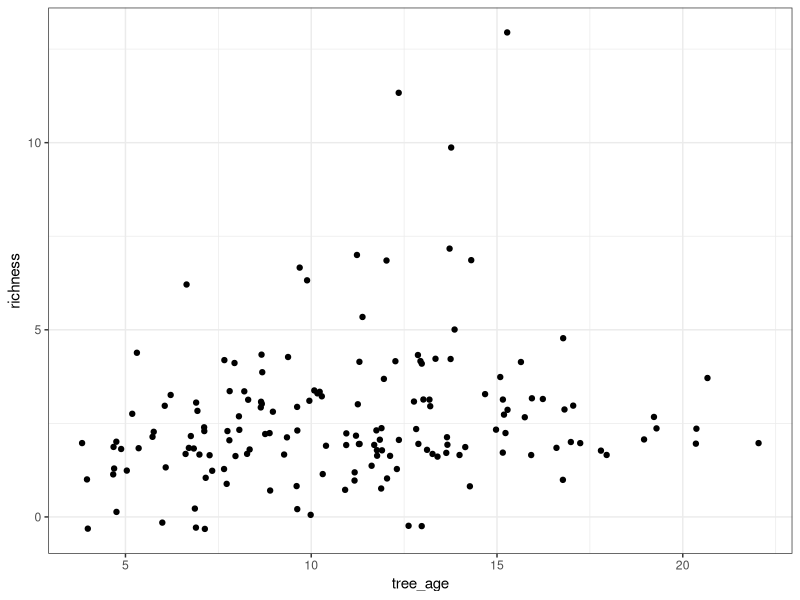
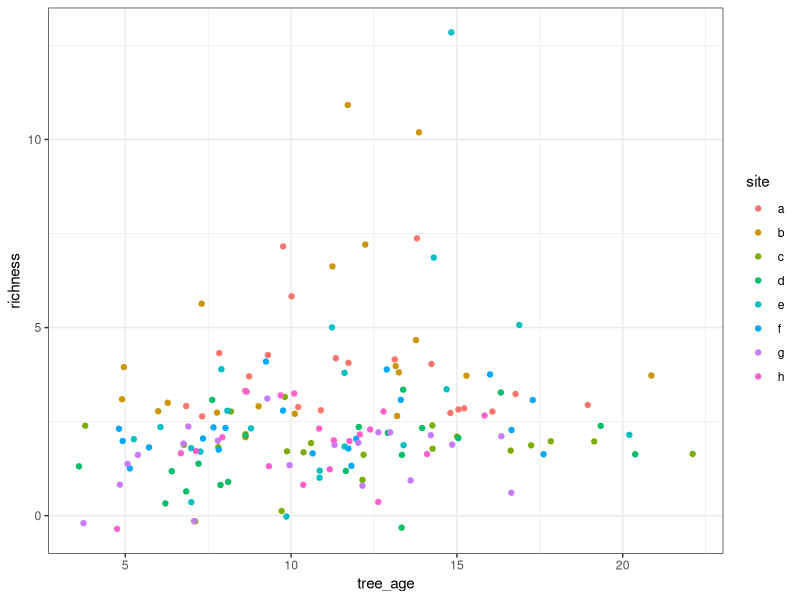
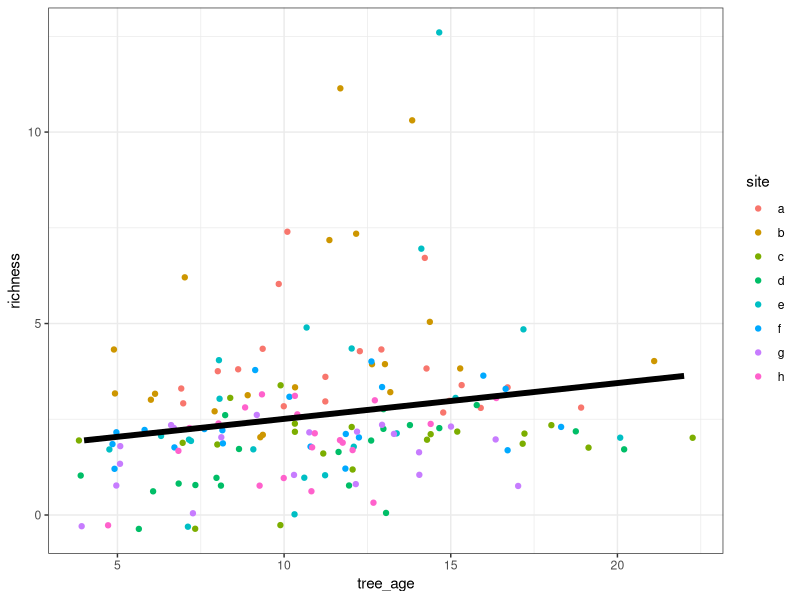
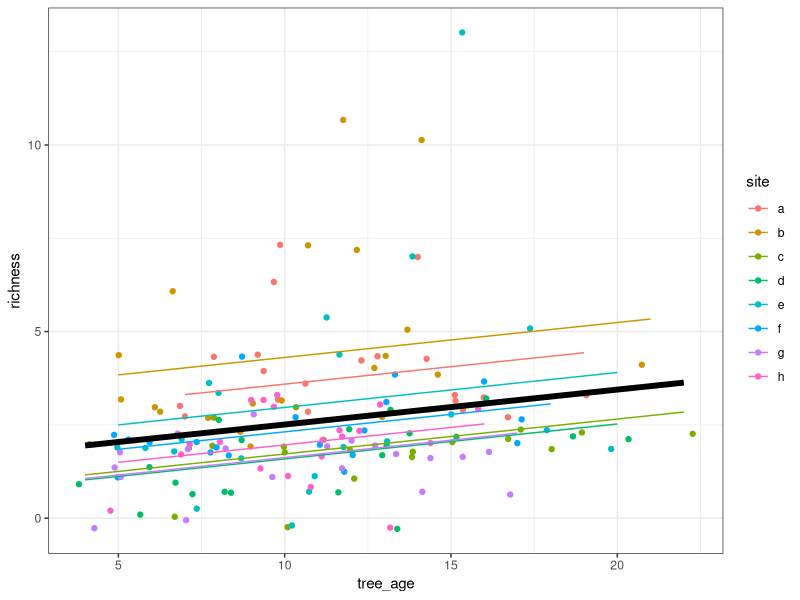
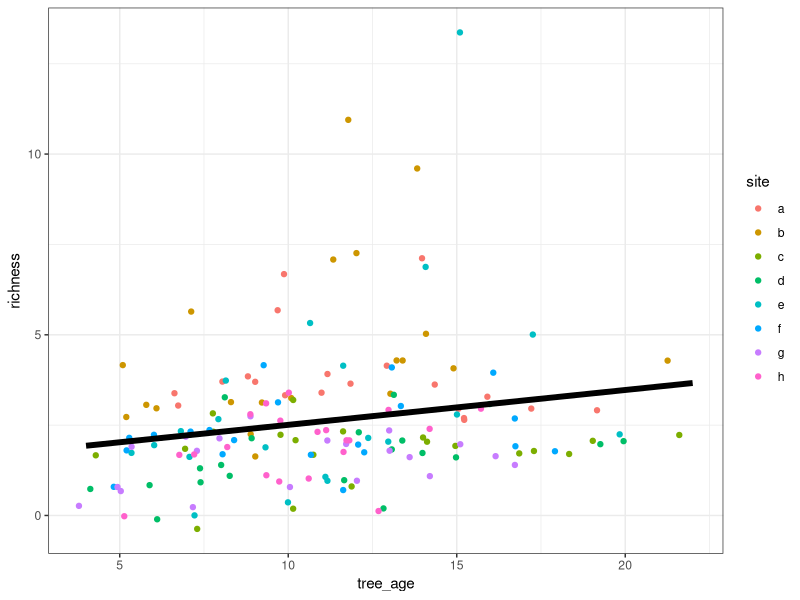
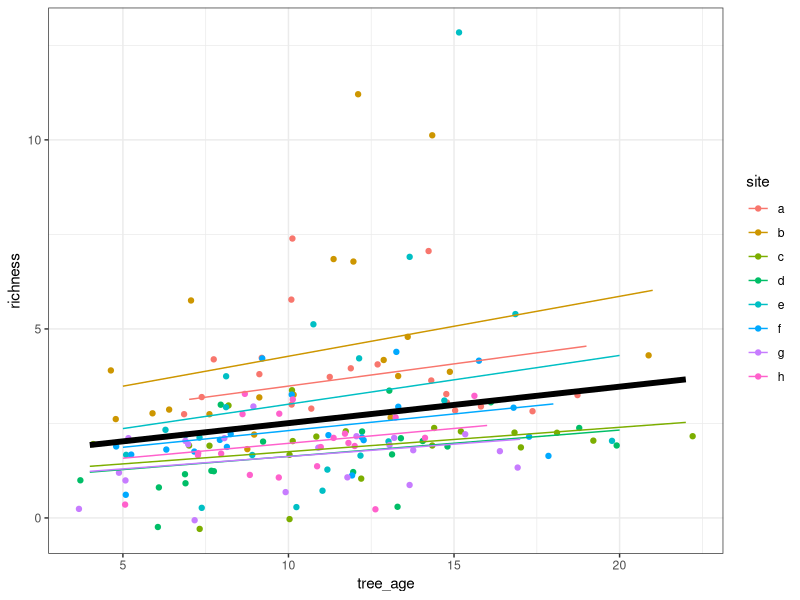

Reproduce these figures in R, in order.
# ---- Mixed Effect Models ----

# ---- Load Packages ----
library(nlme)
library(dplyr)
library(ggplot2)

# ---- Import Data ----
orchids <- read.csv("orchids.csv")

# ---- Explore Data ----
dim(orchids)
head(orchids)
glimpse(orchids)

# ---- Identify Research Question ----
# How does tree_age influence the richness of
# orchids?

# ---- Visualize Data ----
ggplot(orchids) +
  geom_jitter(aes(x = tree_age, y = richness)) +
  theme_bw()

# ---- Grouped Data ----
# We have data from multiple sites
ggplot(orchids) +
  geom_jitter(aes(x = tree_age, y = richness,
                 col = site)) +
  theme_bw()

# ---- Gaussian GLM ----
# Fixed Effect Model
# an unknown constant that is estimated from the data
gaussian_glm <- glm(richness ~ tree_age + site,
                    data = orchids,
                    family = "gaussian")
gaussian_glm

# Coefficients
coef(gaussian_glm)

# Requires sufficient data from each group
# Parameters are expensive!

# ---- Contextualizing the Research Question ----
# What are we *actually* trying to do?
# Is our question about comparing specific sites?

# We're concerned with the wider population and 
# trends, not site-specific differences

# ---- Random Intercept Model ----
# Estimates a distribution of the random
# effect of site on the intercept coefficient

# "The relationship (slope) will be the same, but
# the magnitude of the response variable (intercept)
# may differ"

# Model
random_int <- lme(richness ~ tree_age,
                  random = ~1 | site,
                  data = orchids)
random_int

# Coefficients
random_int$coefficients # fixed & random effects
coef(random_int) # random effect

# Fixed (population level) predictions
orchids <- orchids %>%
  mutate(predicted_ri_pop = predict(random_int,
                                    orchids,
                                    level = 0))

# Visualize population level model
ggplot(orchids) + 
  geom_jitter(aes(x = tree_age, y = richness,
                 col = site)) +
  geom_line(aes(x = tree_age, y = predicted_ri_pop),
            size = 2) +
  theme_bw()

# Random effect predictions
orchids <- orchids %>%
  mutate(predicted_ri_re = predict(random_int,
                                    orchids,
                                    level = 1))

# Visualize random effects level model
ggplot(orchids) + 
  geom_jitter(aes(x = tree_age, y = richness,
                 col = site)) +
  geom_line(aes(x = tree_age, y = predicted_ri_pop),
            size = 2) +
  geom_line(aes(tree_age, y = predicted_ri_re,
                col = site)) +
  theme_bw()

# ---- Comparing GLM to MEM ----
# Did using a random effect model "help"?

# When comparing models, you need to be aware of 
# the underlying methods being used to fit the 
# models and whether these methods generate models 
# that can be directly compared. While models can 
# be compared that don't use the same fit methods, 
# they need to have underlying similarities in their 
# formulation.

# E.g. Was it worth moving from the GLM to
# a random intercept model?

gaussian_glm # fit using Iteratively Reweighted Least Squares

random_int # fit using Restricted Maximum Likelihood

# These can't be compared directly!
# Instead, you need to refit the glm using
# generalized least square (GLS) using the gls() function

gaussian_gls <- gls(richness ~ tree_age,
                    data = orchids)

# The models must also have the *same* fixed effects
gaussian_gls$call
random_int$call

# Apply a likelihood ratio test
anova(gaussian_gls, random_int)

# ---- Random Intercept and Slope Model ----
# What if we wanted to look at how not only 
# intercept but also slope is effected by the 
# random influence of site?

# GLM: add an interatction
# Mixed Effect: Random intercept and slope model

# Model
# to include a link between this random effect and 
# our predictor variable, tree_age, we add tree_age
# to the left hand side of the vertical bar
random_intslo <- lme(richness ~ tree_age,
                     random = ~1 + tree_age | site,
                     data = orchids)

# Fixed (population level) predictions
orchids <- orchids %>%
  mutate(predicted_risl_pop = predict(random_intslo,
                                      orchids,
                                      level = 0))

# Visualize population level model
ggplot(orchids) +
  geom_jitter(aes(x = tree_age, y = richness,
                 col = site)) +
  geom_line(aes(x = tree_age, y = predicted_risl_pop),
            size = 2) +
  theme_bw()

# Random effect level predictions
orchids <- orchids %>%
  mutate(predicted_risl_re = predict(random_intslo,
                                     orchids,
                                     level = 1))

# Visualize random effect model
ggplot(orchids) +
  geom_jitter(aes(x = tree_age, y = richness,
                 col = site)) +
  geom_line(aes(x = tree_age, y = predicted_risl_pop),
            size = 2) +
  geom_line(aes(x = tree_age, y = predicted_risl_re,
                col = site)) +
  theme_bw()

# ---- Correlation Parameter ----
# correlation between the random intercepts and the 
# random slopes

random_intslo
# the correlation between out intercepts is 0.485

# ---- Variance ----
# calculate the variances of the random intercepts
# and slopes by squaring the standard deviations of
# the corresponding parameters

# Random intercept model
random_int
1.066118^2 # intercept

# Random intercept and slope model
random_intslo
0.74364541^2 # intercept
0.04433737^2 # slope

# ---- Model Selection ----
# Compare
anova(random_int, random_intslo)

# what happens to degrees of freedom? (# of parameters)
# what happens to AIC?
# what is the p-value?